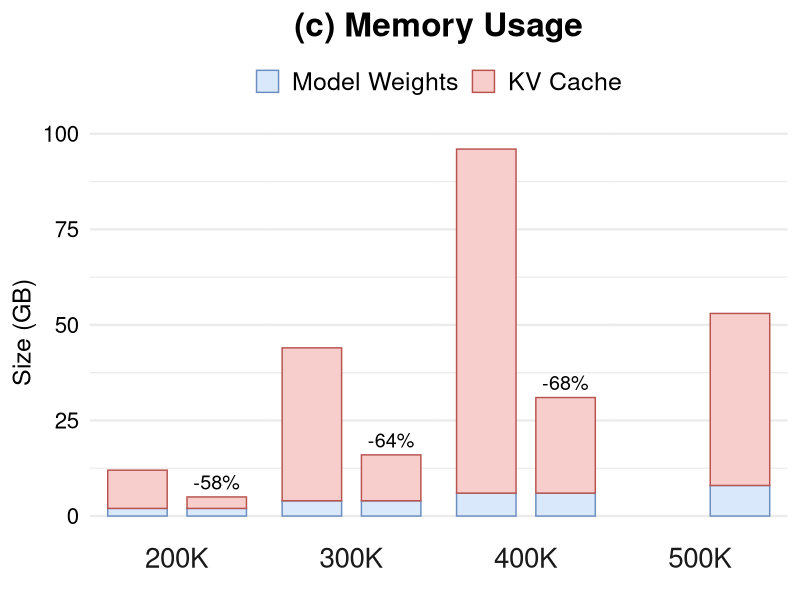

Source code (R):
library(tidyverse)

data <- read_csv("data/perf_3.csv") %>%
  mutate(
    tokens = fct_inorder(tokens),
    method = fct_inorder(method),
    component = fct_inorder(component)
  ) %>%
  group_by(tokens, method) %>%
  mutate(total_latency = sum(size)) %>%
  ungroup()

reduction_labels <- data %>%
  distinct(tokens, method, total_latency) %>%
  group_by(tokens) %>%
  mutate(
    vanilla_latency = total_latency[method == "Vanilla"],
    reduction = (total_latency - vanilla_latency) / vanilla_latency,
    label = if_else(
      method == "WG-KV",
      scales::label_percent(accuracy = 1)(reduction),
      ""
    )
  ) %>%
  ungroup()

fig <- ggplot(data, aes(x = method, y = size, fill = component, colour = component)) +
  geom_col(width = 0.75, position = position_stack(reverse = TRUE)) +
  geom_text(
    data = reduction_labels,
    aes(x = method, y = total_latency, label = label),
    vjust = -0.5,
    size = 5,
    inherit.aes = FALSE
  ) +
  facet_grid(. ~ tokens, switch = "x") +
  scale_fill_manual(
    values = c("Model Weights" = "#DAE8FC", "KV Cache" = "#F8CECC"),
  ) +
  scale_colour_manual(
    values = c("Model Weights" = "#6C8EBF", "KV Cache" = "#B85450"),
  ) +
  labs(
    title = "(c) Memory Usage",
    x = NULL,
    y = "Size (GB)",
  ) +
  theme_minimal(base_size = 18) +
  theme(
    plot.title = element_text(size = 24, hjust = 0.5, face = "bold"),
    legend.position = "top",
    legend.title = element_blank(),
    legend.text = element_text(size = 18),
    axis.text.x = element_blank(),
    axis.text.y = element_text(size = 16, colour = "black"),
    strip.text.x = element_text(size = 20),
    panel.spacing = unit(0, "cm"),
    panel.grid.major.x = element_blank(),
    panel.grid.minor.x = element_blank(),
  )

ggsave("perf_3.pdf", fig, width = 5.0, height = 4.0, units = "in")
